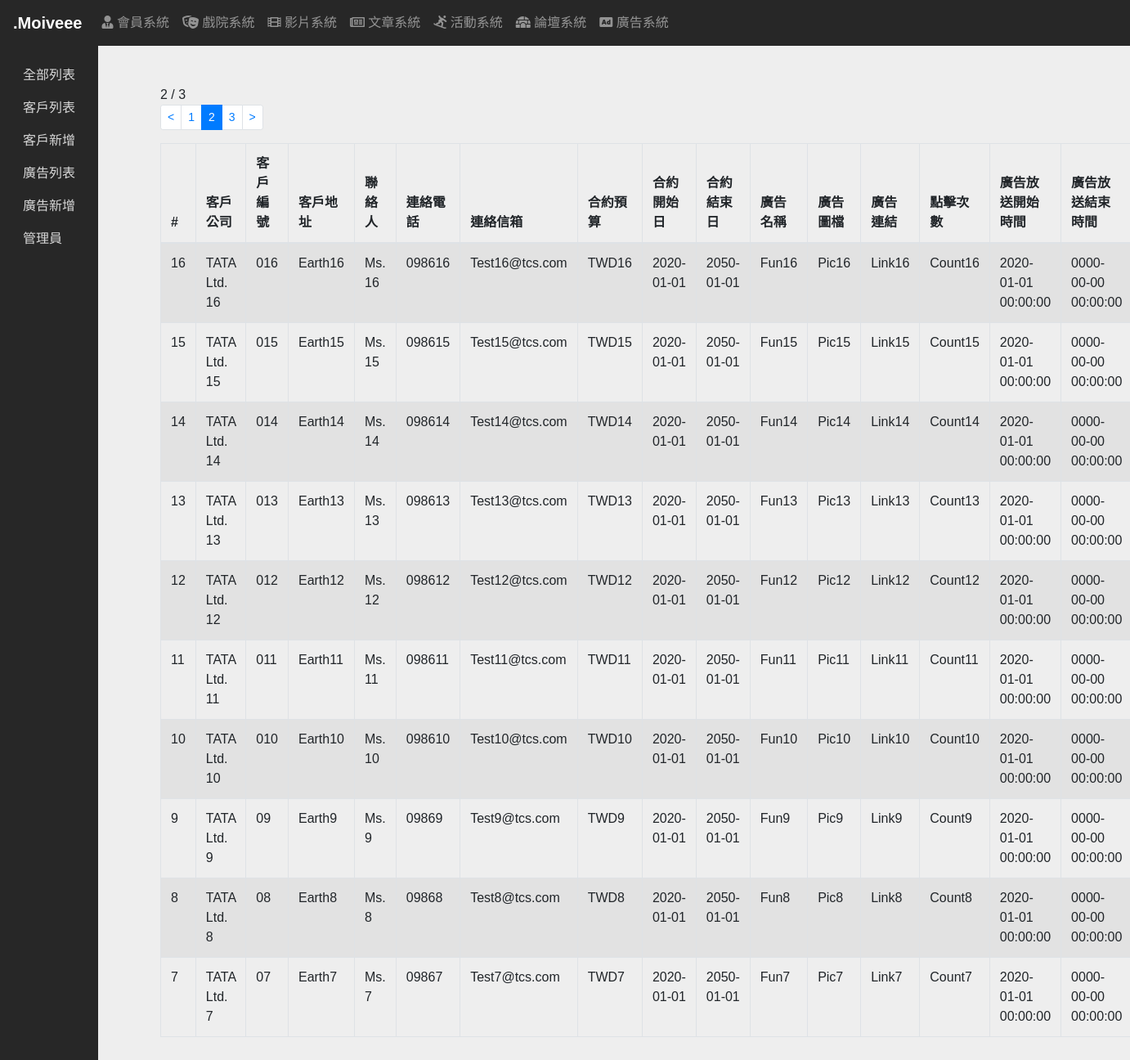
Page /php/ann_complete_list.php?page=2 on the committed database.
### tables this page shows
CREATE TABLE `ad` (
  `sn` int(11) NOT NULL,
  `client_name` varchar(255) NOT NULL,
  `client_number` varchar(255) NOT NULL,
  `client_address` varchar(255) NOT NULL,
  `client_poc` varchar(255) NOT NULL,
  `client_mobile` varchar(255) NOT NULL,
  `client_email` varchar(255) NOT NULL,
  `contract_budget` varchar(255) NOT NULL,
  `contract_start_date` date NOT NULL,
  `contract_end_date` date NOT NULL,
  `ad_name` varchar(255) NOT NULL,
  `ad_pic` varchar(255) NOT NULL,
  `ad_link` varchar(255) NOT NULL,
  `ad_link_count` varchar(255) NOT NULL,
  `ad_start_time` varchar(255) NOT NULL,
  `ad_end_time` char(255) NOT NULL
);

### php/ann_complete_list.php (the view, shortened to what this page needs)
<?php
require __DIR__ . '/PDO.php';
$per_page = 10;
$page = isset($_GET['page']) ? intval($_GET['page']) : 1;
$t_sql = "SELECT COUNT(1) FROM ad";
$t_stmt = $pdo->query($t_sql);
$total_rows = $t_stmt->fetch(PDO::FETCH_NUM)[0];
$total_pages = ceil($total_rows / $per_page);
$sql = sprintf("SELECT * FROM ad ORDER BY sn DESC LIMIT %s, %s", ($page - 1) * $per_page, $per_page);
$stmt = $pdo->query($sql);
$rows = $stmt->fetchAll(PDO::FETCH_ASSOC);
?>
<?php include __DIR__ . '/head.php'; ?>
<?php include __DIR__ . '/nav.php'; ?>
<?php include __DIR__.'/ann_side_nav.php'?>
<section class="dashboard">
    <div class="container">
        <div><?= $page . " / " . $total_pages ?></div>
            <div class="row">
                <div class="col-lg-12">
                    <nav>
                        <ul class="pagination pagination-sm">
                            <li class="page-item <?= $page <= 1 ? 'disabled' : '' ?>">
                                <a class="page-link" href="?page=<?= $page - 1 ?>">&lt;</a>
                            </li>
                            <?php for ($i = 1; $i <= $total_pages; $i++): ?>
                                <li class="page-item <?= $i == $page ? 'active' : '' ?>">
                                    <a class="page-link" href="?page=<?= $i ?>"><?= $i ?></a>
                                </li>
                            <?php endfor ?>
                            <li class="page-item <?= $page >= $total_pages ? 'disabled' : '' ?>">
                                <a class="page-link" href="?page=<?= $page + 1 ?>">&gt;</a>
                            </li>
                        </ul>
                    </nav>
                </div>
            </div>
            <div class="row">
                <div class="col-lg-12">
                    <table class="table table-striped table-bordered">
                        <thead>
                            <tr>
                                <th scope="col">#</th>
                                <th scope="col">客戶公司</th>
                                <th scope="col">客戶編號</th>
                                <th scope="col">客戶地址</th>
                                <th scope="col">聯絡人</th>
                                <th scope="col">連絡電話</th>
                                <th scope="col">連絡信箱</th>
                                <th scope="col">合約預算</th>
                                <th scope="col">合約開始日</th>
                                <th scope="col">合約結束日</th>
                                <th scope="col">廣告名稱</th>
                                <th scope="col">廣告圖檔</th>
                                <th scope="col">廣告連結</th>
                                <th scope="col">點擊次數</th>
                                <th scope="col">廣告放送開始時間</th>
                                <th scope="col">廣告放送結束時間</th>
                            </tr>
                        </thead>
                        <tbody>
                            <?php foreach($rows as $row): ?>
                                <tr>
                                    <td><?= $row['sn'] ?></td>
                                    <td><?= $row['client_name'] ?></td>
                                    <td><?= $row['client_number'] ?></td>
                                    <td><?= strip_tags($row['client_address']) ?></td>
                                    <td><?= $row['client_poc'] ?></td>
                                    <td><?= $row['client_mobile'] ?></td>
                                    <td><?= $row['client_email'] ?></td>
                                    <td><?= $row['contract_budget'] ?></td>
                                    <td><?= htmlentities($row['contract_start_date']) ?></td>
                                    <td><?= htmlentities($row['contract_end_date']) ?></td>
                                    <td><?= $row['ad_name'] ?></td>
                                    <td><?= $row['ad_pic'] ?></td>
                                    <td><?= $row['ad_link'] ?></td>
                                    <td><?= $row['ad_link_count'] ?></td>
                                    <td><?= $row['ad_start_time'] ?></td>
                                    <td><?= $row['ad_end_time'] ?></td>
                                </tr>
                            <?php endforeach; ?>
                        </tbody>
                    </table>
                </div>
            </div>
    </div>
</section>
<?php include __DIR__ . '/foot.php'; ?>

### css/main.css (style rules this page uses)
html,body { background:#eee; font-family:'Noto Sans TC', sans-serif,Verdana, Geneva, Tahoma, sans-serif; }
.dashboard { position:fixed; top:56px; left:120px; right:0; bottom:auto; padding:3rem; }

### php/head.php (style rules this page uses)
html,body { background:#eee; font-family:'Noto Sans TC', sans-serif,Verdana, Geneva, Tahoma, sans-serif; }
.dashboard { position:absolute; top:56px; left:120px; right:0; padding:3rem; }

### rows in the picture
ad: sn "16", client_name "TATA Ltd. 16", client_number "016", client_address "Earth16", client_poc "Ms. 16", client_mobile "098616", client_email "Test16@tcs.com", contract_budget "TWD16", contract_start_date "2020-01-01", contract_end_date "2050-01-01", ad_name "Fun16", ad_pic "Pic16", ad_link "Link16", ad_link_count "Count16", ad_start_time "2020-01-01 00:00:00", ad_end_time "0000-00-00 00:00:00"
ad: sn "15", client_name "TATA Ltd. 15", client_number "015", client_address "Earth15", client_poc "Ms. 15", client_mobile "098615", client_email "Test15@tcs.com", contract_budget "TWD15", contract_start_date "2020-01-01", contract_end_date "2050-01-01", ad_name "Fun15", ad_pic "Pic15", ad_link "Link15", ad_link_count "Count15", ad_start_time "2020-01-01 00:00:00", ad_end_time "0000-00-00 00:00:00"
ad: sn "14", client_name "TATA Ltd. 14", client_number "014", client_address "Earth14", client_poc "Ms. 14", client_mobile "098614", client_email "Test14@tcs.com", contract_budget "TWD14", contract_start_date "2020-01-01", contract_end_date "2050-01-01", ad_name "Fun14", ad_pic "Pic14", ad_link "Link14", ad_link_count "Count14", ad_start_time "2020-01-01 00:00:00", ad_end_time "0000-00-00 00:00:00"
ad: sn "13", client_name "TATA Ltd. 13", client_number "013", client_address "Earth13", client_poc "Ms. 13", client_mobile "098613", client_email "Test13@tcs.com", contract_budget "TWD13", contract_start_date "2020-01-01", contract_end_date "2050-01-01", ad_name "Fun13", ad_pic "Pic13", ad_link "Link13", ad_link_count "Count13", ad_start_time "2020-01-01 00:00:00", ad_end_time "0000-00-00 00:00:00"
ad: sn "12", client_name "TATA Ltd. 12", client_number "012", client_address "Earth12", client_poc "Ms. 12", client_mobile "098612", client_email "Test12@tcs.com", contract_budget "TWD12", contract_start_date "2020-01-01", contract_end_date "2050-01-01", ad_name "Fun12", ad_pic "Pic12", ad_link "Link12", ad_link_count "Count12", ad_start_time "2020-01-01 00:00:00", ad_end_time "0000-00-00 00:00:00"
ad: sn "11", client_name "TATA Ltd. 11", client_number "011", client_address "Earth11", client_poc "Ms. 11", client_mobile "098611", client_email "Test11@tcs.com", contract_budget "TWD11", contract_start_date "2020-01-01", contract_end_date "2050-01-01", ad_name "Fun11", ad_pic "Pic11", ad_link "Link11", ad_link_count "Count11", ad_start_time "2020-01-01 00:00:00", ad_end_time "0000-00-00 00:00:00"
ad: sn "10", client_name "TATA Ltd. 10", client_number "010", client_address "Earth10", client_poc "Ms. 10", client_mobile "098610", client_email "Test10@tcs.com", contract_budget "TWD10", contract_start_date "2020-01-01", contract_end_date "2050-01-01", ad_name "Fun10", ad_pic "Pic10", ad_link "Link10", ad_link_count "Count10", ad_start_time "2020-01-01 00:00:00", ad_end_time "0000-00-00 00:00:00"
ad: sn "9", client_name "TATA Ltd. 9", client_number "09", client_address "Earth9", client_poc "Ms. 9", client_mobile "09869", client_email "Test9@tcs.com", contract_budget "TWD9", contract_start_date "2020-01-01", contract_end_date "2050-01-01", ad_name "Fun9", ad_pic "Pic9", ad_link "Link9", ad_link_count "Count9", ad_start_time "2020-01-01 00:00:00", ad_end_time "0000-00-00 00:00:00"
ad: sn "8", client_name "TATA Ltd. 8", client_number "08", client_address "Earth8", client_poc "Ms. 8", client_mobile "09868", client_email "Test8@tcs.com", contract_budget "TWD8", contract_start_date "2020-01-01", contract_end_date "2050-01-01", ad_name "Fun8", ad_pic "Pic8", ad_link "Link8", ad_link_count "Count8", ad_start_time "2020-01-01 00:00:00", ad_end_time "0000-00-00 00:00:00"
ad: sn "7", client_name "TATA Ltd. 7", client_number "07", client_address "Earth7", client_poc "Ms. 7", client_mobile "09867", client_email "Test7@tcs.com", contract_budget "TWD7", contract_start_date "2020-01-01", contract_end_date "2050-01-01", ad_name "Fun7", ad_pic "Pic7", ad_link "Link7", ad_link_count "Count7", ad_start_time "2020-01-01 00:00:00", ad_end_time "0000-00-00 00:00:00"

### other values in the picture
$page "2"
$total_pages "3"
